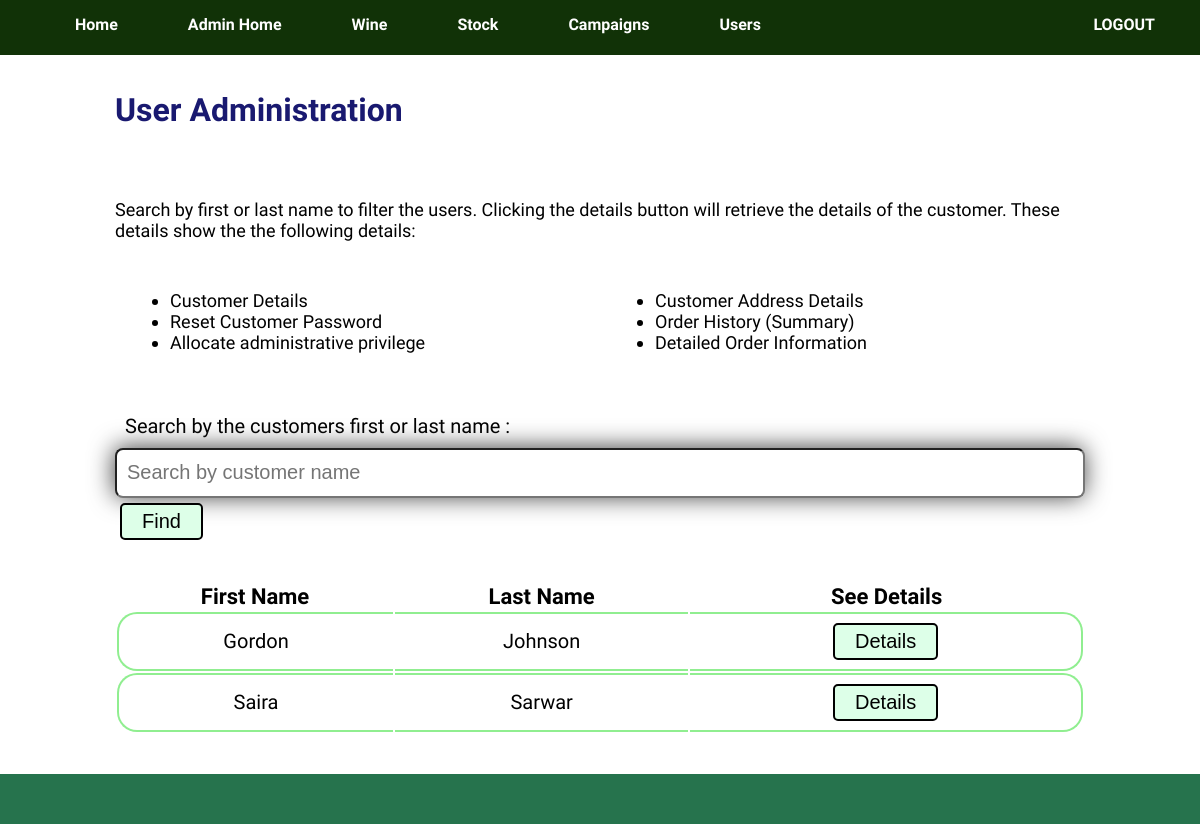
Page /admin/aUser.php (signed in) on the earlier database version.
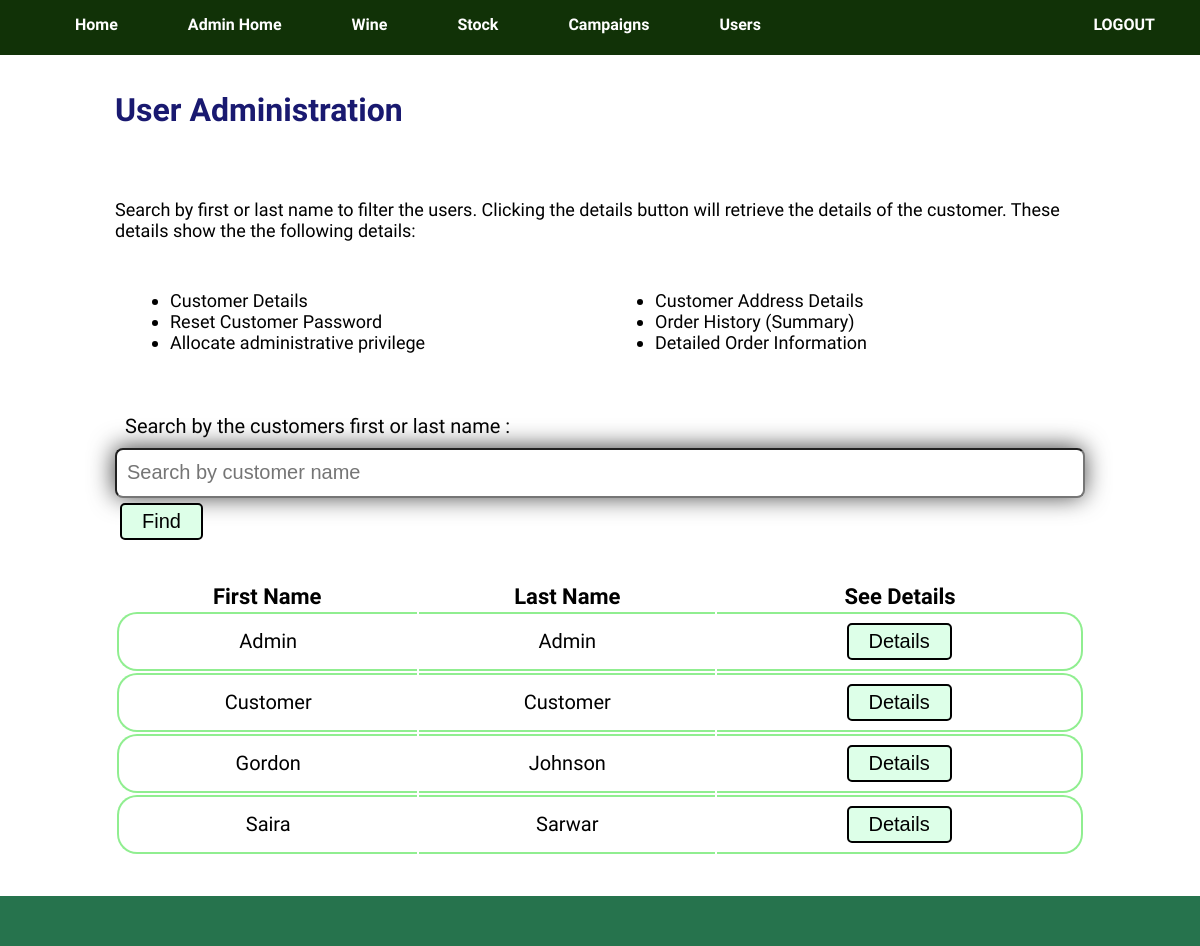
Same page on the later database version.
### tables this page shows
CREATE TABLE IF NOT EXISTS `customer` (
  `customer_id` int(11) NOT NULL,
  `first_name` varchar(100) NOT NULL,
  `last_name` varchar(100) NOT NULL,
  `phone_number` varchar(15) DEFAULT NULL,
  `email_address` varchar(255) NOT NULL,
  `password` varchar(255) NOT NULL,
  `access` int(11) NOT NULL DEFAULT '0',
  `address_id_fk` int(11) NOT NULL
);

### admin/Database/db_access.php (called while the page is built, shortened)
<?php
class DbConnection {
    private $db_host = "localhost";
    private $db_user = "wine_user";
    private $db_name = "wine_app";
    private $db_pass = "paulNeve";
    protected $dbConn;
    public function __construct() {
        try {
            $this->dbConn = new PDO("mysql:host=$this->db_host;dbname=$this->db_name", $this->db_user, $this->db_pass);
            $this->dbConn->setAttribute(PDO::ATTR_ERRMODE, PDO::ERRMODE_EXCEPTION);
        } catch(PDOException $ex) {
            echo 'CONNECTION ERROR: ' . $ex->getMessage();
        }
    }
    public function getPdo() {
        return $this->dbConn;
    }
}
require_once ("../Database/db_Read.php");
$readObject = new ReadObject();
?>

### Database/db_Read.php (called while the page is built, shortened)
<?php
    class Read extends DbConnection {
        protected $pdo;
        public function __construct() {
            $this->pdo = $this->getPdo();
        }
        public function readQC($_q, $_c) {
            $statement = $this->pdo->prepare($_q);
            $statement->execute();
            $result = $statement->fetchAll(PDO::FETCH_CLASS, $_c);
            return $result;
        }
    }
    class ReadObject extends Read {
        function getAllUsers() {
            $q = "SELECT * FROM customer ORDER BY last_name ASC";
            $c = 'Customer';
            return $this->readQC($q, $c);
        }
    }
?>

### admin/Controllers/aUser_controller.php (called while the page is built, shortened)
<?php
require_once("Database/db_access.php");
require_once ("../Model/m_customer.php");
if (isset($_GET["aCode"])) {
    if ($_GET['aCode'] == "search") {
        $name = "%" . $_GET['customer_name'] . "%";
        $customers = [];
        $customers = $readObject->getCustomerByName($name);
    } elseif ($_GET['aCode'] == 'order_details') {
        $order_lines = [];
        $order_lines = $readObject->getOrderLinesByOrderId($_GET['id']);
    }
} else {
    $customers = $readObject->getAllUsers();
}
?>

### Model/m_customer.php (called while the page is built, shortened)
<?php
    class Customer implements JsonSerializable {
        public function __get($name) {
            return $this->$name;
        }
    }
?>

### admin/aUser.php (the view, shortened to what the changed rows need)
<?php require_once ('Includes/header.php'); ?>
<?php require_once ('Controllers/aUser_controller.php'); ?>
    <div class="row">
        <div class="col-offset-lg-2 col-lg-8 col-offset-md-1 col-md-10 col-sm-12">
            <h1>User Administration</h1>
        </div>
    </div>
    <?php if (isset($_POST['aCode']) && $_POST['aCode'] == 'details'): ?>
    <div class="row">
        <div class="col-offset-lg-2 col-lg-8 col-offset-md-1 col-md-10 col-sm-12 formContent">
            <h2>Customer Details</h2>
            <div class="tableData firstCol">
                <table>
                    <tr>
                        <td>First Name : </td>
                        <td><?= $customer[0]->first_name ?></td>
                    </tr>
                    <tr>
                        <td>Last Name : </td>
                        <td><?= $customer[0]->last_name ?></td>
                    </tr>
                    <tr>
                        <td>Phone Number : </td>
                        <td><?= $customer[0]->phone_number ?></td>
                    </tr>
                    <tr>
                        <td>Email Address : </td>
                        <td><?= $customer[0]->email_address ?></td>
                    </tr>
                    <tr>
                        <td>Reset Password : </td>
                        <td>
                            <form method="post" action="aUser.php">
                                <input type="hidden" name="aCode" value="email_reset">
                                <input type="hidden" name="id" value="<?= $customer[0]->customer_id ?>">
                                <input type="hidden" name="name" value="<?= $customer[0]->first_name ?> <?= $customer[0]->last_name ?>">
                                <input type="hidden" name="email" value="<?= $customer[0]->email_address ?>">
                                <input type="submit" value="Reset Password">
                            </form>
                        </td>
                    </tr>
                    <tr>
                        <td>Administrator : </td>
                        <td>
                            <form method="post" action="aUser.php">
                                <input type="checkbox" name="admin" <?= ($customer[0]->access == 111078) ? "checked" : "" ?>>
                                <input type="hidden" name="aCode" value="set_admin">
                                <input type="hidden" name="id" value="<?= $customer[0]->customer_id ?>">
                                <input type="submit" value="Make Admin" <?= ($customer[0]->customer_id == $_SESSION['Customer']) ? 'disabled' : '' ?>>
                            </form>
                        </td>
                    </tr>
                </table>
            </div>
            <div class="buffer"></div>
            <h2>Customer Address</h2>
            <div class="tableData firstCol">
                <table>
                    <tr>
                        <td>Door Number : </td>
                        <td><?= $address[0]->door_number_name ?></td>
                    </tr>
                    <tr>
                        <td>Street Name : </td>
                        <td><?= $address[0]->street_name ?></td>
                    </tr>
                    <tr>
                        <td>City : </td>
                        <td><?= $address[0]->city ?></td>
                    </tr>
                    <tr>
                        <td>County : </td>
                        <td><?= $address[0]->county ?></td>
                    </tr>
                    <tr>
                        <td>Post Code : </td>
                        <td><?= $address[0]->post_code ?></td>
                    </tr>
                </table>
            </div>
            <div class="buffer"></div>
            <h2>Customer Orders</h2>
            <div class="tableData firstCol">
                <table>
                    <tr>
                        <th>Order Number</th>
                        <th>Order Date</th>
                        <th>Total Value</th>
                        <th>View Details</th>
                    </tr>
                    <?php foreach ($orders as $order): ?>
                    <tr>
                        <td><?= $order->customer_order_id ?></td>
                        <td><?= $order->order_date ?></td>
                        <td><?= $order->total_value ?></td>
                        <td>
                            <form method="get" action="aUser.php">
                                <input type="hidden" name="aCode" value="order_details">
                                <input type="hidden" name="id" value="<?= $order->customer_order_id ?>">
                                <input type="submit" value="View Order">
                            </form>
                        </td>
                    </tr>
                    <?php endforeach; ?>
                </table>
            </div>
        </div>
    </div>
    <?php else: ?>
    <div class="row">
        <div class="col-offset-lg-2 col-lg-8 col-offset-md-1 col-md-10 col-sm-12 formContent">
            <br><br>
            <div class="tableData">
                <table>
                    <tr>
                        <th>First Name</th>
                        <th>Last Name</th>
                        <th>See Details</th>
                    </tr>
                <?php foreach ($customers as $user): ?>
                    <tr>
                        <td><?= $user->first_name ?></td>
                        <td><?= $user->last_name ?></td>
                        <td>
                            <form method="post" action="aUser.php">
                                <input type="submit" value="Details">
                            </form>
                        </td>
                    </tr>
                <?php endforeach; ?>
                </table>
            </div>
        </div>
    </div>
    <?php endif;?>
<?php require_once ('Includes/footer.php'); ?>

Differences in the rows shown:
added customer: first_name "Admin", last_name "Admin"
added customer: first_name "Customer", last_name "Customer"
